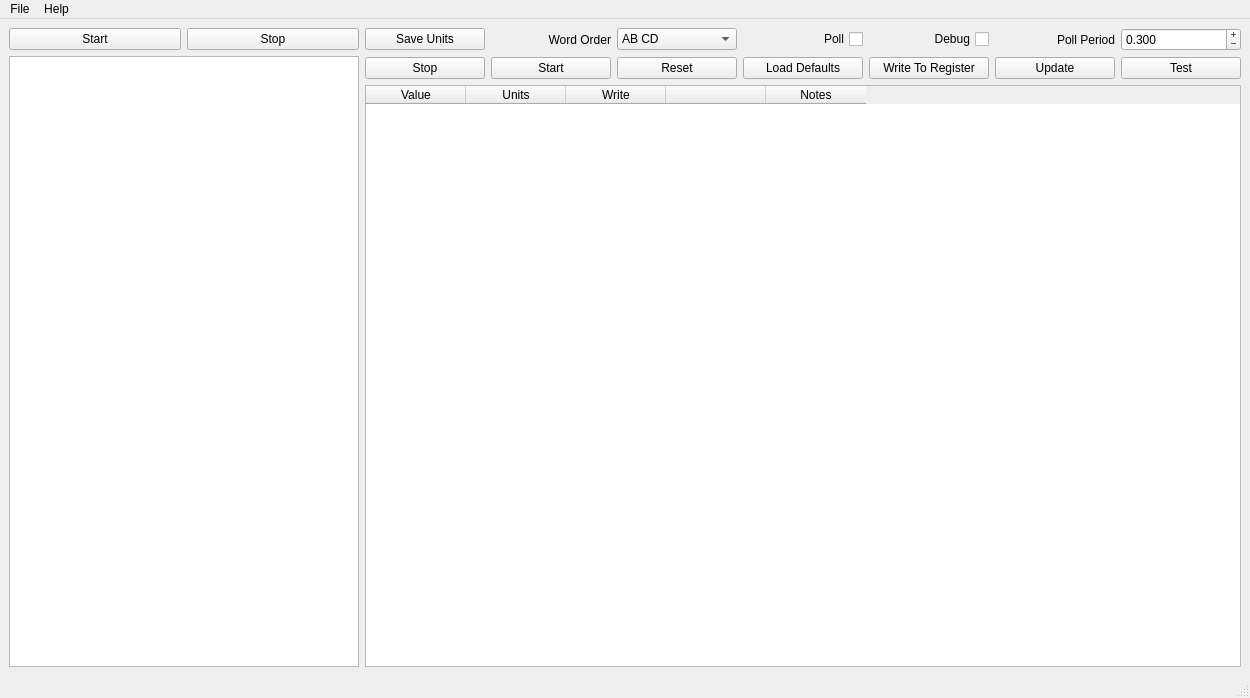
<?xml version="1.0" encoding="UTF-8"?>
<ui version="4.0">
 <class>MainWindow</class>
 <widget class="QMainWindow" name="MainWindow">
  <property name="geometry">
   <rect>
    <x>0</x>
    <y>0</y>
    <width>1250</width>
    <height>698</height>
   </rect>
  </property>
  <property name="windowTitle">
   <string>Modbus Master Tool</string>
  </property>
  <property name="windowIcon">
   <iconset>
    <normaloff>../modbus.png</normaloff>../modbus.png</iconset>
  </property>
  <widget class="QWidget" name="centralwidget">
   <layout class="QHBoxLayout" name="horizontalLayout_3">
    <item>
     <layout class="QVBoxLayout" name="verticalLayout_2">
      <item>
       <layout class="QHBoxLayout" name="horizontalLayout">
        <item>
         <widget class="QPushButton" name="btnStart">
          <property name="text">
           <string>Start</string>
          </property>
         </widget>
        </item>
        <item>
         <widget class="QPushButton" name="btnStop">
          <property name="text">
           <string>Stop</string>
          </property>
         </widget>
        </item>
       </layout>
      </item>
      <item>
       <widget class="QTreeWidget" name="treeWidget">
        <property name="maximumSize">
         <size>
          <width>350</width>
          <height>16777215</height>
         </size>
        </property>
        <property name="rootIsDecorated">
         <bool>true</bool>
        </property>
        <property name="uniformRowHeights">
         <bool>false</bool>
        </property>
        <property name="itemsExpandable">
         <bool>true</bool>
        </property>
        <property name="animated">
         <bool>true</bool>
        </property>
        <property name="headerHidden">
         <bool>true</bool>
        </property>
        <attribute name="headerVisible">
         <bool>false</bool>
        </attribute>
        <column>
         <property name="text">
          <string notr="true">1</string>
         </property>
        </column>
       </widget>
      </item>
     </layout>
    </item>
    <item>
     <layout class="QVBoxLayout" name="verticalLayout">
      <item>
       <layout class="QHBoxLayout" name="horizontalLayout_2">
        <item>
         <widget class="QPushButton" name="btnUnits">
          <property name="text">
           <string>Save Units</string>
          </property>
         </widget>
        </item>
        <item>
         <widget class="QLabel" name="label_2">
          <property name="text">
           <string>Word Order</string>
          </property>
          <property name="alignment">
           <set>Qt::AlignRight|Qt::AlignTrailing|Qt::AlignVCenter</set>
          </property>
         </widget>
        </item>
        <item>
         <widget class="QComboBox" name="comboBoxDataEncode">
          <item>
           <property name="text">
            <string>AB CD</string>
           </property>
          </item>
          <item>
           <property name="text">
            <string>CD AB</string>
           </property>
          </item>
         </widget>
        </item>
        <item>
         <widget class="QCheckBox" name="checkBoxPoll">
          <property name="layoutDirection">
           <enum>Qt::RightToLeft</enum>
          </property>
          <property name="text">
           <string>Poll</string>
          </property>
         </widget>
        </item>
        <item>
         <widget class="QCheckBox" name="checkDebug">
          <property name="layoutDirection">
           <enum>Qt::RightToLeft</enum>
          </property>
          <property name="text">
           <string>Debug</string>
          </property>
         </widget>
        </item>
        <item>
         <widget class="QLabel" name="label">
          <property name="toolTip">
           <string extracomment="wit"/>
          </property>
          <property name="autoFillBackground">
           <bool>false</bool>
          </property>
          <property name="frameShape">
           <enum>QFrame::NoFrame</enum>
          </property>
          <property name="text">
           <string>Poll Period</string>
          </property>
          <property name="scaledContents">
           <bool>false</bool>
          </property>
          <property name="alignment">
           <set>Qt::AlignRight|Qt::AlignTrailing|Qt::AlignVCenter</set>
          </property>
          <property name="wordWrap">
           <bool>false</bool>
          </property>
         </widget>
        </item>
        <item>
         <widget class="QDoubleSpinBox" name="spinBoxPollRate">
          <property name="alignment">
           <set>Qt::AlignLeading|Qt::AlignLeft|Qt::AlignVCenter</set>
          </property>
          <property name="buttonSymbols">
           <enum>QAbstractSpinBox::PlusMinus</enum>
          </property>
          <property name="showGroupSeparator" stdset="0">
           <bool>false</bool>
          </property>
          <property name="decimals">
           <number>3</number>
          </property>
          <property name="minimum">
           <double>0.010000000000000</double>
          </property>
          <property name="singleStep">
           <double>0.100000000000000</double>
          </property>
          <property name="value">
           <double>0.300000000000000</double>
          </property>
         </widget>
        </item>
       </layout>
      </item>
      <item>
       <layout class="QHBoxLayout" name="horizontalLayout_4">
        <item>
         <widget class="QPushButton" name="btnSto">
          <property name="text">
           <string>Stop</string>
          </property>
         </widget>
        </item>
        <item>
         <widget class="QPushButton" name="btnStar">
          <property name="text">
           <string>Start</string>
          </property>
         </widget>
        </item>
        <item>
         <widget class="QPushButton" name="btnReset">
          <property name="text">
           <string>Reset</string>
          </property>
         </widget>
        </item>
        <item>
         <widget class="QPushButton" name="btnLoadDefaults">
          <property name="text">
           <string>Load Defaults</string>
          </property>
         </widget>
        </item>
        <item>
         <widget class="QPushButton" name="btnWrite">
          <property name="text">
           <string>Write To Register</string>
          </property>
         </widget>
        </item>
        <item>
         <widget class="QPushButton" name="btnUpdate">
          <property name="text">
           <string>Update</string>
          </property>
         </widget>
        </item>
        <item>
         <widget class="QPushButton" name="btnTest">
          <property name="text">
           <string>Test</string>
          </property>
         </widget>
        </item>
       </layout>
      </item>
      <item>
       <widget class="QTableWidget" name="tableWidget">
        <property name="toolTip">
         <string/>
        </property>
        <property name="toolTipDuration">
         <number>-1</number>
        </property>
        <property name="gridStyle">
         <enum>Qt::SolidLine</enum>
        </property>
        <property name="cornerButtonEnabled">
         <bool>false</bool>
        </property>
        <attribute name="horizontalHeaderVisible">
         <bool>true</bool>
        </attribute>
        <attribute name="horizontalHeaderShowSortIndicator" stdset="0">
         <bool>false</bool>
        </attribute>
        <attribute name="horizontalHeaderStretchLastSection">
         <bool>false</bool>
        </attribute>
        <attribute name="verticalHeaderVisible">
         <bool>true</bool>
        </attribute>
        <attribute name="verticalHeaderCascadingSectionResizes">
         <bool>false</bool>
        </attribute>
        <attribute name="verticalHeaderShowSortIndicator" stdset="0">
         <bool>false</bool>
        </attribute>
        <attribute name="verticalHeaderStretchLastSection">
         <bool>false</bool>
        </attribute>
        <column>
         <property name="text">
          <string>Value</string>
         </property>
        </column>
        <column>
         <property name="text">
          <string>Units</string>
         </property>
        </column>
        <column>
         <property name="text">
          <string>Write</string>
         </property>
        </column>
        <column>
         <property name="text">
          <string/>
         </property>
        </column>
        <column>
         <property name="text">
          <string>Notes</string>
         </property>
        </column>
       </widget>
      </item>
     </layout>
    </item>
   </layout>
  </widget>
  <widget class="QStatusBar" name="statusBar"/>
  <widget class="QMenuBar" name="menuBar">
   <property name="geometry">
    <rect>
     <x>0</x>
     <y>0</y>
     <width>1250</width>
     <height>21</height>
    </rect>
   </property>
   <widget class="QMenu" name="menuFile">
    <property name="title">
     <string>File</string>
    </property>
    <addaction name="actionSetup"/>
    <addaction name="actionSave_View_List"/>
    <addaction name="actionLoad_View_List"/>
    <addaction name="separator"/>
    <addaction name="actionQuit"/>
   </widget>
   <widget class="QMenu" name="menuHelp">
    <property name="title">
     <string>Help</string>
    </property>
   </widget>
   <addaction name="menuFile"/>
   <addaction name="menuHelp"/>
  </widget>
  <action name="actionSetup">
   <property name="text">
    <string>Setup</string>
   </property>
  </action>
  <action name="actionQuit">
   <property name="text">
    <string>Quit</string>
   </property>
  </action>
  <action name="actionSave_View_List">
   <property name="text">
    <string>Save View List</string>
   </property>
  </action>
  <action name="actionLoad_View_List">
   <property name="text">
    <string>Load View List</string>
   </property>
  </action>
 </widget>
 <resources/>
 <connections/>
</ui>
